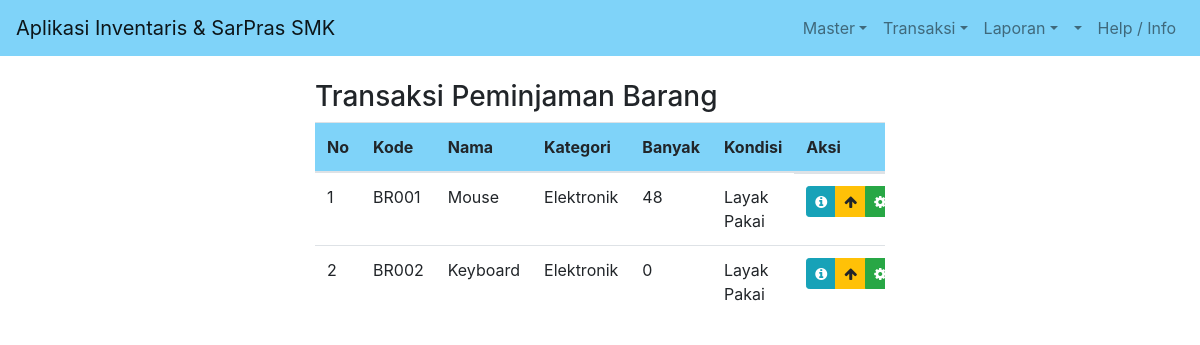
Page /index.php/user/transaksi/peminjaman on the committed database.
### tables this page shows
CREATE TABLE `barang` (
  `kode_barang` varchar(5) NOT NULL,
  `nama_barang` varchar(30) NOT NULL,
  `spesifikasi` varchar(35) NOT NULL,
  `lokasi_barang` varchar(20) NOT NULL,
  `kategori` varchar(25) NOT NULL,
  `jml_barang` int(5) NOT NULL,
  `kondisi` varchar(15) NOT NULL,
  `jenis_barang` varchar(20) NOT NULL,
  `sumber_dana` varchar(25) NOT NULL,
  `status` tinyint(1) NOT NULL
);

### application/controllers/user/Transaksi.php (called while the page is built, shortened)
<?php
class Transaksi extends CI_Controller {
	public function peminjaman()
	{
		$data = array(
					'pageTitle'   => $this->session->userdata('nama').' - Trans. Peminjaman',
					'pageHeader'  => 'Transaksi Peminjaman Barang',
					'pageContent' => 'user/peminjaman',
					'db'		  => array(
										'barang'    => $this->db->get_where('barang', array('status'=>1))->result(),
										'barangJml' => $this->db->get('barang')->num_rows()
									)
				);
		$this->load->view('user/admin', $data);
	}
}

### index.php (called while the page is built, shortened)
<?php
require_once BASEPATH.'core/CodeIgniter.php';

### application/config/database.php (called while the page is built, shortened)
<?php
$db['default'] = array(
	'dsn'	=> '',
	'hostname' => 'localhost',
	'username' => 'root',
	'password' => 'root',
	'database' => 'task_inventaris',
	'dbdriver' => 'mysqli',
	'dbprefix' => '',
	'pconnect' => FALSE,
	'db_debug' => (ENVIRONMENT !== 'production'),
	'cache_on' => FALSE,
	'cachedir' => '',
	'char_set' => 'utf8',
	'dbcollat' => 'utf8_general_ci',
	'swap_pre' => '',
	'encrypt' => FALSE,
	'compress' => FALSE,
	'stricton' => FALSE,
	'failover' => array(),
	'save_queries' => TRUE
);

### application/views/user/peminjaman.php (the view, shortened to what this page needs)
<h3><?=$pageHeader?></h3>
<table class="table table-hover table-responsive" style="width: 100%">
	<thead class="bg-accent">
		<th>No</th>
		<th>Kode</th>
		<th width="200">Nama</th>
		<th>Kategori</th>
		<th>Banyak</th>
		<th>Kondisi</th>
		<th width="100">Aksi</th>
	</thead>
	<tbody>
		<?php $no=1;foreach ($db['barang'] as $b): ?>
		<tr>
			<td><?=$no++?></td>
			<td><?=$b->kode_barang?></td>
			<td><?=$b->nama_barang?></td>
			<td><?=$b->kategori?></td>
			<td><?=$b->jml_barang?></td>
			<td><?=$b->kondisi?></td>
			<td class="btn-group">
				<a href="#" title="Info" data-action="<?=base_url('user/barang/info')?>" data-kode="<?=$b->kode_barang?>" data-toggle="modal" data-target="#info" class="btn btn-sm btn-info"><i class="fa fa-info-circle"></i></a>
				<a href="#" title="Pinjamkan" data-action="<?=base_url('user/transaksi/pinjamkan')?>" data-kode="<?=$b->kode_barang?>" data-toggle="modal" data-target="#pinjamkan" class="btn btn-sm btn-warning"><i class="fa fa-arrow-up"></i></a>
				<a href="<?=base_url('user/admin/barang')?>" title="Edit Barang"class="btn btn-sm btn-success"><i class="fa fa-gear"></i></a>
			</td>
		</tr>
		<?php endforeach ?>
	</tbody>
</table>

### assets/styles/css/app.css (style rules this page uses)
.bg-accent { background: #7fd3f9 !important; border: 0px !important; }

### rows in the picture
barang: kode_barang "BR001", nama_barang "Mouse", kategori "Elektronik", jml_barang "48", kondisi "Layak Pakai"
barang: kode_barang "BR002", nama_barang "Keyboard", kategori "Elektronik", jml_barang "0", kondisi "Layak Pakai"

### other values in the picture
$pageHeader "Transaksi Peminjaman Barang"
